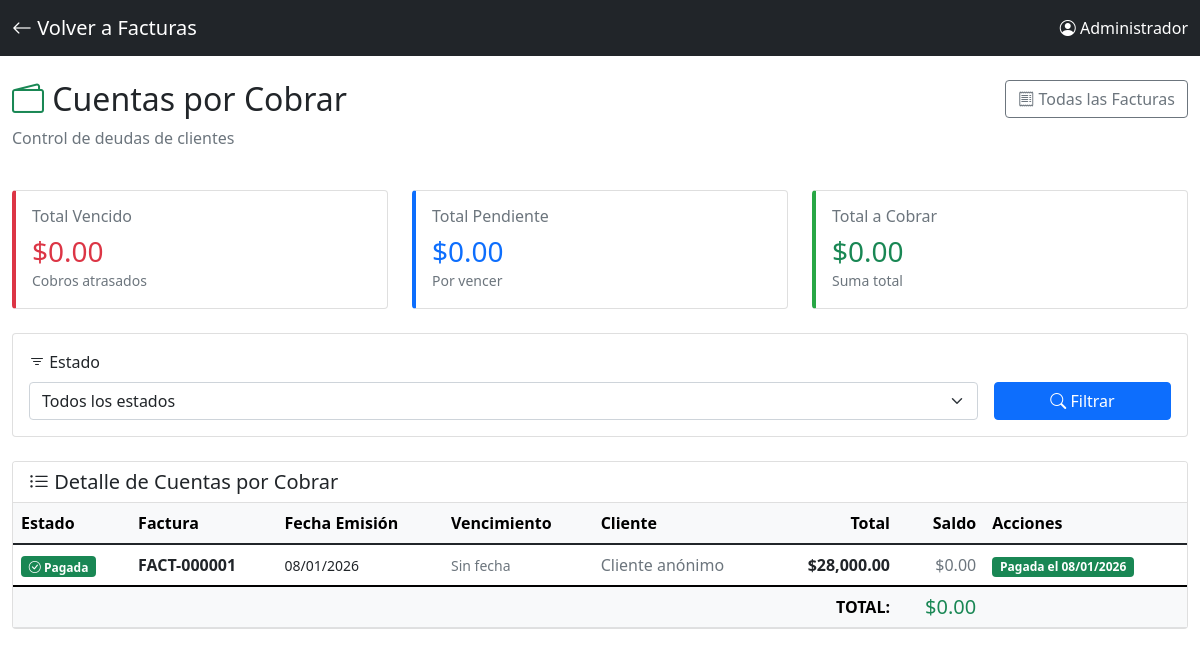
Page /cuentas_por_cobrar (signed in) on the committed database.
### app.py (models this page shows, shortened)
class Usuario(UserMixin, db.Model):
    id = db.Column(db.Integer, primary_key=True)
    username = db.Column(db.String(80), unique=True, nullable=False)
    password_hash = db.Column(db.String(200), nullable=False)
    nombre = db.Column(db.String(100), nullable=False)
    rol = db.Column(db.String(20), default='mesero')  # mesero, cocina, admin

class Factura(db.Model):
    id = db.Column(db.Integer, primary_key=True)
    numero_consecutivo = db.Column(db.String(50), unique=True, nullable=False)
    sesion_id = db.Column(db.Integer, db.ForeignKey('sesion.id'), nullable=True)
    subtotal = db.Column(db.Float, default=0)
    iva = db.Column(db.Float, default=0)
    propina = db.Column(db.Float, default=0)
    total = db.Column(db.Float, default=0)
    metodo_pago = db.Column(db.String(50), default='efectivo')
    desglose_pago = db.Column(db.Text)
    cliente_nombre = db.Column(db.String(200))
    cliente_documento = db.Column(db.String(50))
    notas = db.Column(db.Text)
    estado_pago = db.Column(db.String(20), default='pagada')  # pagada, pendiente, vencida
    fecha_vencimiento = db.Column(db.Date, nullable=True)  # Cuándo debe pagar el cliente
    fecha_pago_real = db.Column(db.DateTime, nullable=True)  # Cuándo pagó realmente
    saldo_pendiente = db.Column(db.Float, default=0)  # Si pagó parcialmente
    fecha_emision = db.Column(db.DateTime, default=datetime.now)
    sesion = db.relationship('Sesion', backref='facturas')

### app.py (the view)
@app.route("/cuentas_por_cobrar")
@login_required
def cuentas_por_cobrar():
    estado = request.args.get('estado', 'todos')  # todos, pendiente, vencida, pagada
    query = Factura.query
    if estado != 'todos':
        query = query.filter(Factura.estado_pago == estado)
    facturas = query.order_by(Factura.fecha_vencimiento).all()
    from datetime import date
    hoy = date.today()
    for factura in facturas:
        if factura.estado_pago == 'pendiente' and factura.fecha_vencimiento and factura.fecha_vencimiento < hoy:
            factura.estado_pago = 'vencida'
    db.session.commit()
    total_pendiente = sum(f.saldo_pendiente or f.total for f in facturas if f.estado_pago == 'pendiente')
    total_vencido = sum(f.saldo_pendiente or f.total for f in facturas if f.estado_pago == 'vencida')
    total_general = total_pendiente + total_vencido
    facturas_por_cliente = {}
    for factura in facturas:
        if factura.estado_pago in ['pendiente', 'vencida'] and factura.cliente_nombre:
            cliente = factura.cliente_nombre
            if cliente not in facturas_por_cliente:
                facturas_por_cliente[cliente] = {
                    'cliente': cliente,
                    'total': 0,
                    'cantidad': 0
                }
            facturas_por_cliente[cliente]['total'] += (factura.saldo_pendiente or factura.total)
            facturas_por_cliente[cliente]['cantidad'] += 1
    return render_template("cuentas/cuentas_por_cobrar.html",
                         facturas=facturas,
                         total_pendiente=total_pendiente,
                         total_vencido=total_vencido,
                         total_general=total_general,
                         facturas_por_cliente=facturas_por_cliente.values(),
                         estado_filtro=estado,
                         datetime=datetime)  # ← AGREGAR ESTA LÍNEA

### app.py (called while the page is built)
@login_manager.user_loader
def load_user(user_id):
    return Usuario.query.get(int(user_id))

### templates/cuentas/cuentas_por_cobrar.html (shortened to what this page needs)
<!DOCTYPE html>
<html lang="es">
<head>
    <link href="https://cdn.jsdelivr.net/npm/bootstrap@5.1.3/dist/css/bootstrap.min.css" rel="stylesheet">
    <link rel="stylesheet" href="https://cdn.jsdelivr.net/npm/bootstrap-icons@1.7.2/font/bootstrap-icons.css">
</head>
<body>
    <nav class="navbar navbar-dark bg-dark">
        <div class="container-fluid">
            <a class="navbar-brand" href="{{ url_for('lista_facturas') }}">
                <i class="bi bi-arrow-left"></i> Volver a Facturas
            </a>
            <span class="navbar-text text-white">
                <i class="bi bi-person-circle"></i> {{ current_user.nombre }}
            </span>
        </div>
    </nav>
    <div class="container-fluid py-4">
        <div class="row mb-4">
            <div class="col-md-8">
                <h2><i class="bi bi-wallet2 text-success"></i> Cuentas por Cobrar</h2>
                <p class="text-muted">Control de deudas de clientes</p>
            </div>
            <div class="col-md-4 text-end">
                <a href="{{ url_for('lista_facturas') }}" class="btn btn-outline-secondary">
                    <i class="bi bi-receipt"></i> Todas las Facturas
                </a>
            </div>
        </div>
        <div class="row mb-4">
            <div class="col-md-4">
                <div class="card stat-card" style="border-left-color: #dc3545;">
                    <div class="card-body">
                        <h6 class="text-muted mb-2">Total Vencido</h6>
                        <h3 class="mb-0 text-danger">${{ "{:,.2f}".format(total_vencido) }}</h3>
                        <small class="text-muted">Cobros atrasados</small>
                    </div>
                </div>
            </div>
            <div class="col-md-4">
                <div class="card stat-card" style="border-left-color: #0d6efd;">
                    <div class="card-body">
                        <h6 class="text-muted mb-2">Total Pendiente</h6>
                        <h3 class="mb-0 text-primary">${{ "{:,.2f}".format(total_pendiente) }}</h3>
                        <small class="text-muted">Por vencer</small>
                    </div>
                </div>
            </div>
            <div class="col-md-4">
                <div class="card stat-card" style="border-left-color: #28a745;">
                    <div class="card-body">
                        <h6 class="text-muted mb-2">Total a Cobrar</h6>
                        <h3 class="mb-0 text-success">${{ "{:,.2f}".format(total_general) }}</h3>
                        <small class="text-muted">Suma total</small>
                    </div>
                </div>
            </div>
        </div>
        <div class="card mb-4">
            <div class="card-body">
                <form method="GET" action="{{ url_for('cuentas_por_cobrar') }}" class="row g-3">
                    <div class="col-md-10">
                        <label class="form-label"><i class="bi bi-filter"></i> Estado</label>
                        <select name="estado" class="form-select">
                            <option value="todos" {% if estado_filtro == 'todos' %}selected{% endif %}>
                                Todos los estados
                            </option>
                        </select>
                    </div>
                    <div class="col-md-2 d-flex align-items-end">
                        <button type="submit" class="btn btn-primary w-100">
                            <i class="bi bi-search"></i> Filtrar
                        </button>
                    </div>
                </form>
            </div>
        </div>
        <div class="card">
            <div class="card-header bg-white">
                <h5 class="mb-0"><i class="bi bi-list-ul"></i> Detalle de Cuentas por Cobrar</h5>
            </div>
            <div class="card-body p-0">
                {% if facturas %}
                <div class="table-responsive">
                    <table class="table table-hover mb-0">
                        <thead class="table-light">
                            <tr>
                                <th>Estado</th>
                                <th>Factura</th>
                                <th>Fecha Emisión</th>
                                <th>Vencimiento</th>
                                <th>Cliente</th>
                                <th class="text-end">Total</th>
                                <th class="text-end">Saldo</th>
                                <th>Acciones</th>
                            </tr>
                        </thead>
                        <tbody>
                            {% for factura in facturas %}
                            <tr class="factura-row {% if factura.estado_pago == 'vencida' %}factura-vencida{% elif factura.estado_pago == 'pendiente' %}factura-pendiente{% endif %}">
                                <td>
                                    {% if factura.estado_pago == 'vencida' %}
                                    <span class="badge bg-danger">
                                        <i class="bi bi-exclamation-triangle"></i> Vencida
                                    </span>
                                    {% elif factura.estado_pago == 'pendiente' %}
                                    <span class="badge bg-primary">
                                        <i class="bi bi-clock"></i> Pendiente
                                    </span>
                                    {% else %}
                                    <span class="badge bg-success">
                                        <i class="bi bi-check-circle"></i> Pagada
                                    </span>
                                    {% endif %}
                                </td>
                                <td>
                                    <strong>{{ factura.numero_consecutivo }}</strong>
                                </td>
                                <td>
                                    <small>{{ factura.fecha_emision.strftime('%d/%m/%Y') }}</small>
                                </td>
                                <td>
                                    {% if factura.fecha_vencimiento %}
                                    <strong>{{ factura.fecha_vencimiento.strftime('%d/%m/%Y') }}</strong>
                                    {% if factura.estado_pago == 'vencida' %}
                                    <br><small class="text-danger">
                                        Vencida hace
                                        {{ (datetime.now().date() - factura.fecha_vencimiento).days }} días
                                    </small>
                                    {% elif factura.estado_pago == 'pendiente' %}
                                    <br><small class="text-muted">
                                        Vence en
                                        {{ (factura.fecha_vencimiento - datetime.now().date()).days }} días
                                    </small>
                                    {% endif %}
                                    {% else %}
                                    <small class="text-muted">Sin fecha</small>
                                    {% endif %}
                                </td>
                                <td>
                                    {% if factura.cliente_nombre %}
                                    <i class="bi bi-person"></i> {{ factura.cliente_nombre }}
                                    {% if factura.cliente_documento %}
                                    <br><small class="text-muted">{{ factura.cliente_documento }}</small>
                                    {% endif %}
                                    {% else %}
                                    <span class="text-muted">Cliente anónimo</span>
                                    {% endif %}
                                </td>
                                <td class="text-end">
                                    <strong>${{ "{:,.2f}".format(factura.total) }}</strong>
                                </td>
                                <td class="text-end">
                                    {% set saldo = factura.saldo_pendiente or factura.total %}
                                    {% if factura.estado_pago != 'pagada' %}
                                    <strong class="text-success">${{ "{:,.2f}".format(saldo) }}</strong>
                                    {% else %}
                                    <span class="text-muted">$0.00</span>
                                    {% endif %}
                                </td>
                                <td>
                                    {% if factura.estado_pago in ['pendiente', 'vencida'] %}
                                    <button type="button"
                                            class="btn btn-sm btn-success"
                                            data-bs-toggle="modal"
                                            data-bs-target="#modalPago{{ factura.id }}">
                                        <i class="bi bi-cash"></i> Registrar Pago
                                    </button>
                                    <a href="{{ url_for('ver_factura', factura_id=factura.id) }}"
                                       class="btn btn-sm btn-outline-secondary"
                                       target="_blank">
                                        <i class="bi bi-eye"></i>
                                    </a>
                                    {% else %}
                                    <span class="badge bg-success">
                                        Pagada el {{ factura.fecha_pago_real.strftime('%d/%m/%Y') if factura.fecha_pago_real else 'N/A' }}
                                    </span>
                                    {% endif %}
                                </td>
                            </tr>
                            {% endfor %}
                        </tbody>
                        <tfoot class="table-light">
                            <tr>
                                <th colspan="6" class="text-end">TOTAL:</th>
                                <th class="text-end">
                                    <h5 class="mb-0 text-success">
                                        ${{ "{:,.2f}".format(total_general) }}
                                    </h5>
                                </th>
                                <th></th>
                            </tr>
                        </tfoot>
                    </table>
                </div>
                {% else %}
                <div class="text-center py-5">
                    <i class="bi bi-check-circle" style="font-size: 3rem; color: #28a745;"></i>
                    <p class="text-muted mt-3">No tienes cuentas por cobrar pendientes</p>
                    <p class="text-success">¡Todos tus clientes están al día! ✅</p>
                </div>
                {% endif %}
            </div>
        </div>
    </div>
</body>
</html>

### templates/cuentas/cuentas_por_cobrar.html (style rules this page uses)
.stat-card { border-left: 4px solid; transition: transform 0.2s; height: 100%; }
.factura-row { transition: background-color 0.2s; }

### rows in the picture
Usuario: nombre "Administrador"
Factura: estado_pago "pagada" (drawn), numero_consecutivo "FACT-000001", fecha_emision "08/01/2026", shows "Sin fecha", cliente_nombre "Cliente anónimo", total "28,000.00", fecha_pago_real "08/01/2026"

### other values in the picture
{{ "{:,.2f}".format(total_vencido) }} "0.00"
{{ "{:,.2f}".format(total_pendiente) }} "0.00"
{{ "{:,.2f}".format(total_general) }} "0.00"
